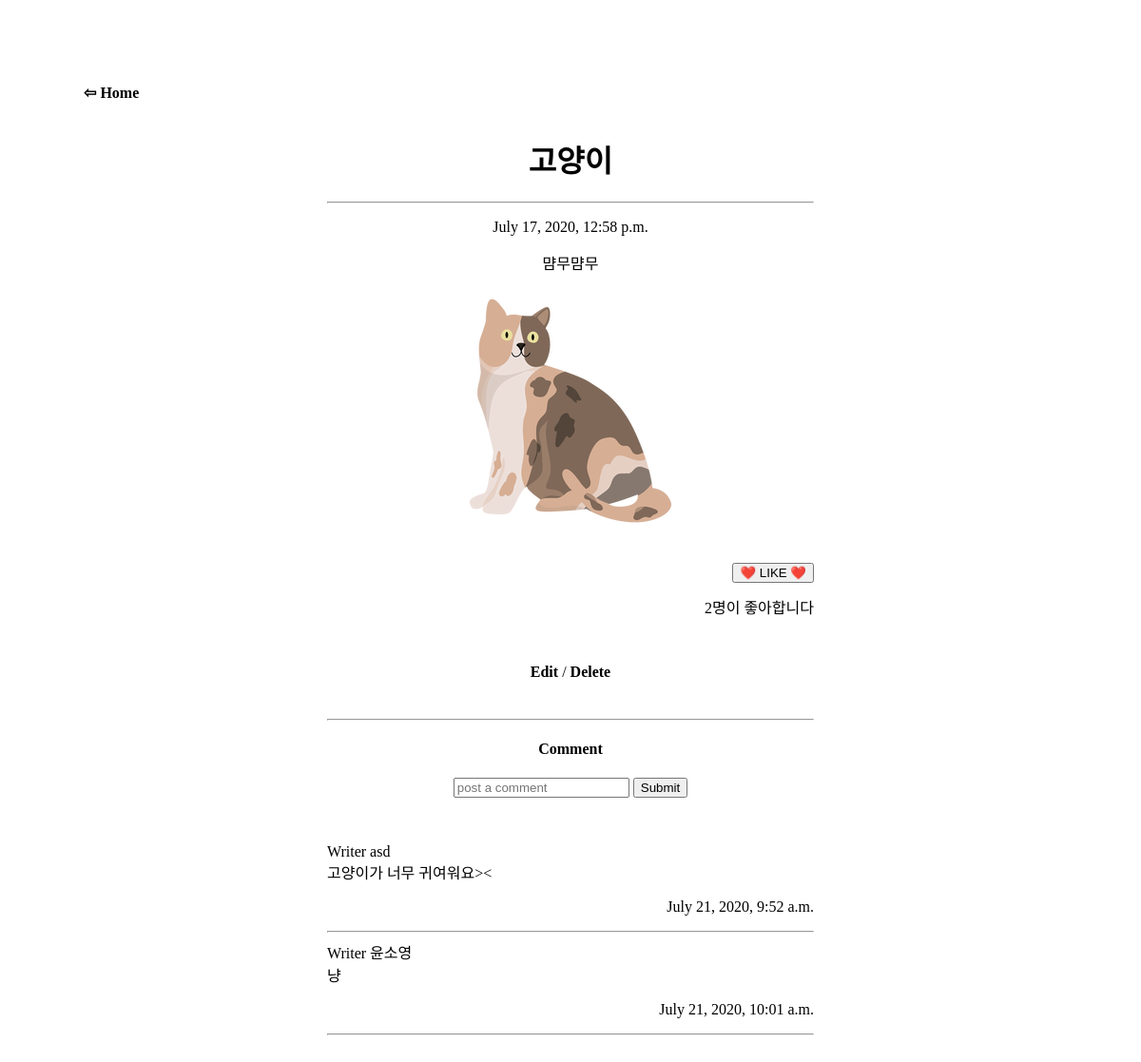
/blog/5, run on an earlier commit of the app's database.
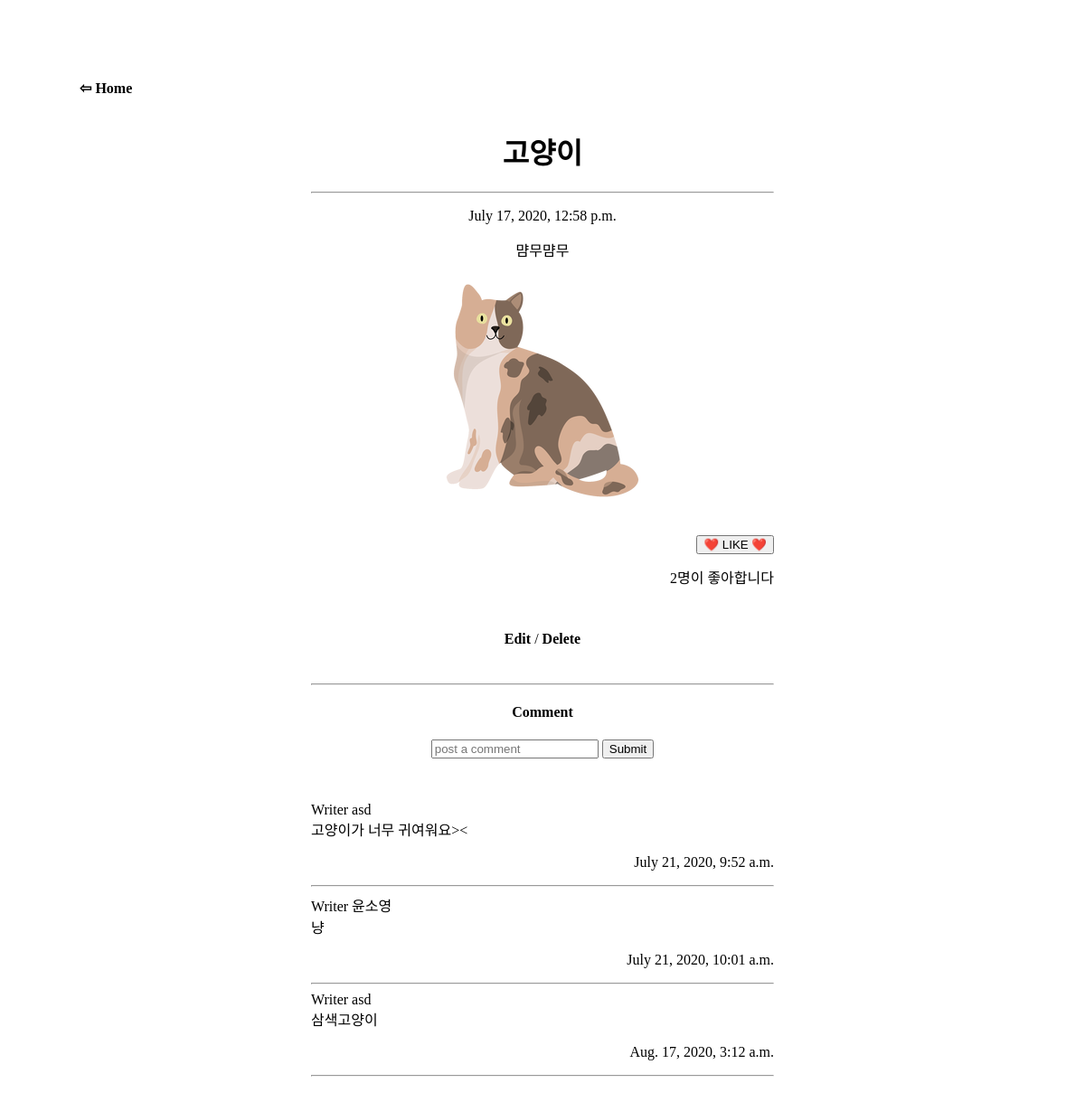
And on a later commit of the database.
### blog/models.py (models this page shows, shortened)
class Comment(models.Model):
    blog = models.ForeignKey(Blog, on_delete=models.CASCADE, related_name='comments')
    author = models.ForeignKey(settings.AUTH_USER_MODEL, on_delete=models.SET_NULL, null=True, blank=True, related_name='comments')
    body = models.TextField()
    pub_date = models.DateTimeField(auto_now_add=True)

### account/models.py (models this page shows)
class CustomUserModel(AbstractUser):
    GENDER = (
        ("M", "남자"),
        ("F", "여자"),
    )
    birthday = models.DateField(blank=True, null=True)
    gender = models.CharField(max_length=2, blank=True, null=True, choices=GENDER)

### blog/views.py (the view)
# urls.py: path('<int:blog_id>', views.detail, name = "detail"), # int -> 객체 번호가 따로 주어진다
def detail(request,blog_id):
    blog = get_object_or_404(Blog, pk = blog_id)    # class이름, pk=primal key -> DB에 있는 id  # 안되면 404페이지 띄워주세요
    comments=Comment.objects.filter(blog=blog)
    like_num = len(blog.like.all())
    return render(request, 'detail.html',{'blog':blog,'comments':comments,'likes':like_num}) # 객체를 blog에 저장해주세요 -> blog를 detail.html에 보내주세요

### blog/templates/detail.html (shortened to what this page needs)
<a href="{% url 'list' %}" style="font-family:Georgia"> ⇦ Home </a>
<div>
    <h1>{{blog.title}}</h1>
    <hr>
    <p>{{blog.pub_date}}</p>
    <p>{{blog.body}}</p>
    {% if blog.image %}
    <img src="{{blog.image.url}}">
    {% endif %}
</div>
<div style="text-align: right;">
    <form action="/blog/like/{{blog.id}}" method="GET">
    <button type="submit" style="float: right;">❤️ LIKE ❤️</button>
    <br>
    <p style="text-align: right;">{{likes}}명이 좋아합니다</p>
    </form>
</div>
<div>
    <a href="{% url 'edit' blog.id %}"> Edit</a> /
    <a href="{% url 'delete' blog.id %}"> Delete </a>
</div>
<div>
    <hr>
    <h4>Comment</h4>
    <form action="/blog/commenting/{{blog.id}}" method="POST">
    <input type="text" name="body" placeholder="post a comment">
    <button type="submit">Submit</button>
    </form>
</div>
<div style="text-align: left;">
    {% for comment in comments %}
    Writer {{comment.author}}
    <br>{{comment.body}}
    <p style="text-align: right;">{{comment.pub_date}}</p>
    <hr>
    {% endfor %}
</div>

What changed in the data, as far as the page shows it:
added Comment: author "asd", body "삼색고양이", pub_date "Aug. 17, 2020, 3:12 a.m."
